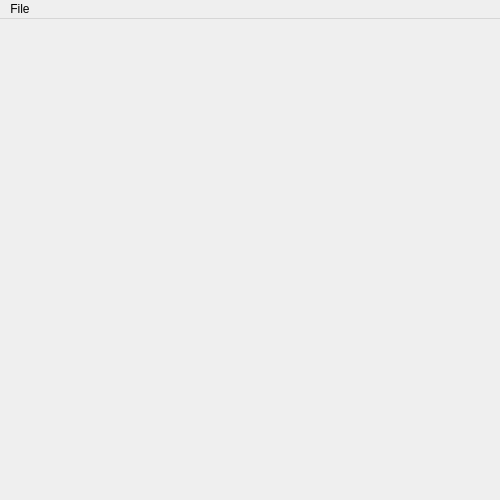
<?xml version="1.0" encoding="UTF-8"?>
<ui version="4.0">
 <class>MenuBar</class>
 <widget class="QMainWindow" name="MenuBar">
  <property name="geometry">
   <rect>
    <x>0</x>
    <y>0</y>
    <width>500</width>
    <height>500</height>
   </rect>
  </property>
  <property name="sizePolicy">
   <sizepolicy hsizetype="Ignored" vsizetype="Ignored">
    <horstretch>0</horstretch>
    <verstretch>0</verstretch>
   </sizepolicy>
  </property>
  <property name="minimumSize">
   <size>
    <width>500</width>
    <height>500</height>
   </size>
  </property>
  <property name="maximumSize">
   <size>
    <width>5000</width>
    <height>5000</height>
   </size>
  </property>
  <property name="focusPolicy">
   <enum>Qt::ClickFocus</enum>
  </property>
  <property name="windowTitle">
   <string/>
  </property>
  <property name="statusTip">
   <string notr="true"/>
  </property>
  <property name="whatsThis">
   <string notr="true"/>
  </property>
  <property name="accessibleName">
   <string notr="true"/>
  </property>
  <property name="autoFillBackground">
   <bool>false</bool>
  </property>
  <property name="styleSheet">
   <string notr="true"/>
  </property>
  <property name="documentMode">
   <bool>false</bool>
  </property>
  <property name="dockNestingEnabled">
   <bool>false</bool>
  </property>
  <property name="unifiedTitleAndToolBarOnMac">
   <bool>false</bool>
  </property>
  <widget class="QWidget" name="centralWidget">
   <property name="styleSheet">
    <string notr="true">background rgb(0,0,0)</string>
   </property>
   <layout class="QGridLayout" name="gridLayout_2"/>
  </widget>
  <widget class="QMenuBar" name="menuBar">
   <property name="geometry">
    <rect>
     <x>0</x>
     <y>0</y>
     <width>500</width>
     <height>22</height>
    </rect>
   </property>
   <property name="nativeMenuBar">
    <bool>true</bool>
   </property>
   <widget class="QMenu" name="menuFile">
    <property name="title">
     <string>File</string>
    </property>
    <addaction name="separator"/>
    <addaction name="separator"/>
   </widget>
   <addaction name="menuFile"/>
  </widget>
 </widget>
 <layoutdefault spacing="6" margin="11"/>
 <resources/>
 <connections/>
</ui>
